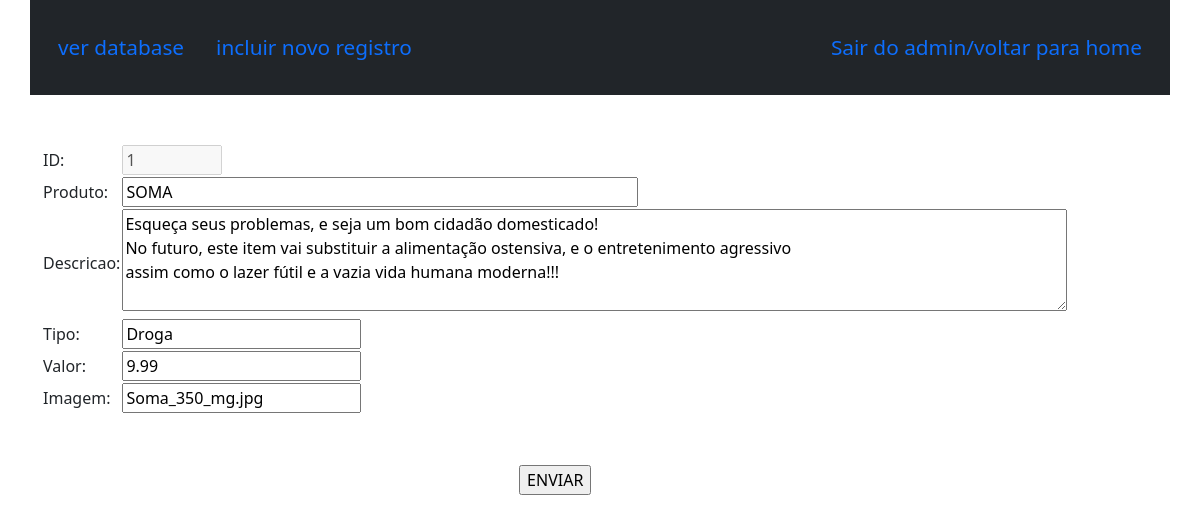
Screenshot of /admin/edit/1 with the database file from the repository.
### tables this page shows
CREATE TABLE produtos(
    id INTEGER PRIMARY KEY AUTOINCREMENT NOT NULL,
    produto VARCHAR(150) NOT NULL,
    descricao VARCHAR(1500),
    tipo VARCHAR(100) NOT NULL,
    valor DECIMAL(10,2) NOT NULL,
    img VARCHAR(100) NOT NULL
);

### views.py (the view, shortened to what this page needs)
@views.route('/admin/edit/<id>', methods=['GET','POST'])
def admin_edit(id):
    print(id)
    met = request.method
    if met == "GET":
        con = sqlite3.connect('alphaCentauri/static/database.db')
        cur = con.cursor()
        select = f"SELECT * FROM produtos WHERE id = {id}"
        cur.execute(select)
        tab = cur.fetchone()
        return render_template("admin_edit.html", result=tab)
    return render_template("admin.html")

### templates/admin_edit.html (shortened to what this page needs)
<!DOCTYPE html>
<html lang="en">
<head>
    <link rel="stylesheet" href="../../static/css/bootstrap.min.css">
</head>
<body>
    <header>
        <div class="container bg-dark fixed-top">
            <nav class="navbar">
                <div class="navbar justify-content-start">
                    <a href="/admin"> ver database </a>
                    <a href="/admin/add"> incluir novo registro </a>
                </div>
                <div>
                    <a href="/"> Sair do admin/voltar para home </a>
                </div>
            </nav>
        </div>
    </header>
<br><br><br><br><br><br>
<div class="container">
    <form method="POST" name="meuForm" id="meuForm" onsubmit="return validaForm()" enctype="multipart/form-data">
        <table>
            <tr><td> ID: </td><td> <input type="text" disabled size="5" value="{{result[0]}}" id="id" name="id"></td></tr>
            <tr><td>Produto:</td><td><input type="text" id="produto" name="produto" size="50" value="{{result[1]}}"></td></tr>
            <tr><td>Descricao:</td><td><textarea id="descricao" name="descricao" rows=4 cols=100 >{{result[2]}}</textarea></td></tr>
            <tr><td>Tipo:</td><td><input type="text" id="tipo" name="tipo" value="{{result[3]}}"/></td></tr>
            <tr><td>Valor:</td><td><input type="number" min="1.00" id="valor" name="valor" step="0.01" value="{{result[4]}}"/></td></tr>
            <tr><td>Imagem:</td><td><input type="text" name="file" id="file" value="{{result[5]}}"></td></tr>
            <tr><td><br><br></td></tr>
            <tr><td colspan="2" style="text-align: center"><input type="submit" value="ENVIAR"></td></tr>
        </table>
    </form>
</div>
</body>
</html>

### templates/admin_edit.html (style rules this page uses)
.navbar { font-size: 1.3rem; }
.navbar a { text-decoration: none; display: block; padding: 1rem 1rem; }

### rows the page displays
produtos: id "1", produto "SOMA", descricao "Esqueça seus problemas, e seja um bom cidadão domesticado! No futuro, este item vai substituir a alimentação ostensiva, e o entretenimento agressivo assim como o lazer fútil e a vazia vida humana moderna!!!", tipo "Droga", valor "9.99", file "Soma_350_mg.jpg"
